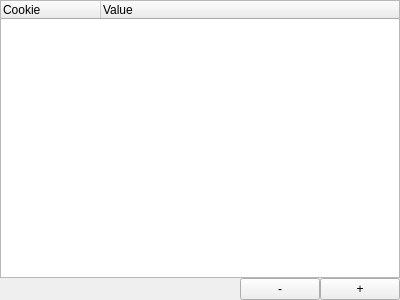
<?xml version="1.0" encoding="UTF-8"?>
<ui version="4.0">
 <class>CookiesWidget</class>
 <widget class="QWidget" name="CookiesWidget">
  <property name="geometry">
   <rect>
    <x>0</x>
    <y>0</y>
    <width>400</width>
    <height>300</height>
   </rect>
  </property>
  <property name="windowTitle">
   <string>Form</string>
  </property>
  <layout class="QGridLayout" name="gridLayout">
   <property name="leftMargin">
    <number>0</number>
   </property>
   <property name="topMargin">
    <number>0</number>
   </property>
   <property name="rightMargin">
    <number>0</number>
   </property>
   <property name="bottomMargin">
    <number>0</number>
   </property>
   <property name="spacing">
    <number>0</number>
   </property>
   <item row="0" column="0">
    <layout class="QVBoxLayout" name="layoutCookies">
     <property name="spacing">
      <number>0</number>
     </property>
     <item>
      <widget class="QTreeWidget" name="treeCookies">
       <property name="tabKeyNavigation">
        <bool>true</bool>
       </property>
       <property name="alternatingRowColors">
        <bool>true</bool>
       </property>
       <property name="rootIsDecorated">
        <bool>true</bool>
       </property>
       <property name="uniformRowHeights">
        <bool>true</bool>
       </property>
       <property name="sortingEnabled">
        <bool>false</bool>
       </property>
       <property name="animated">
        <bool>true</bool>
       </property>
       <property name="allColumnsShowFocus">
        <bool>true</bool>
       </property>
       <attribute name="headerMinimumSectionSize">
        <number>19</number>
       </attribute>
       <column>
        <property name="text">
         <string>Cookie</string>
        </property>
       </column>
       <column>
        <property name="text">
         <string>Value</string>
        </property>
       </column>
      </widget>
     </item>
     <item>
      <layout class="QHBoxLayout" name="layoutCookesTreeButtons">
       <property name="spacing">
        <number>0</number>
       </property>
       <item>
        <spacer name="spacerCookiesButtons">
         <property name="orientation">
          <enum>Qt::Horizontal</enum>
         </property>
         <property name="sizeHint" stdset="0">
          <size>
           <width>40</width>
           <height>20</height>
          </size>
         </property>
        </spacer>
       </item>
       <item>
        <widget class="QPushButton" name="btnRemoveCookie">
         <property name="text">
          <string>-</string>
         </property>
        </widget>
       </item>
       <item>
        <widget class="QPushButton" name="btnAddCookie">
         <property name="text">
          <string>+</string>
         </property>
        </widget>
       </item>
      </layout>
     </item>
    </layout>
   </item>
  </layout>
 </widget>
 <resources/>
 <connections/>
</ui>
